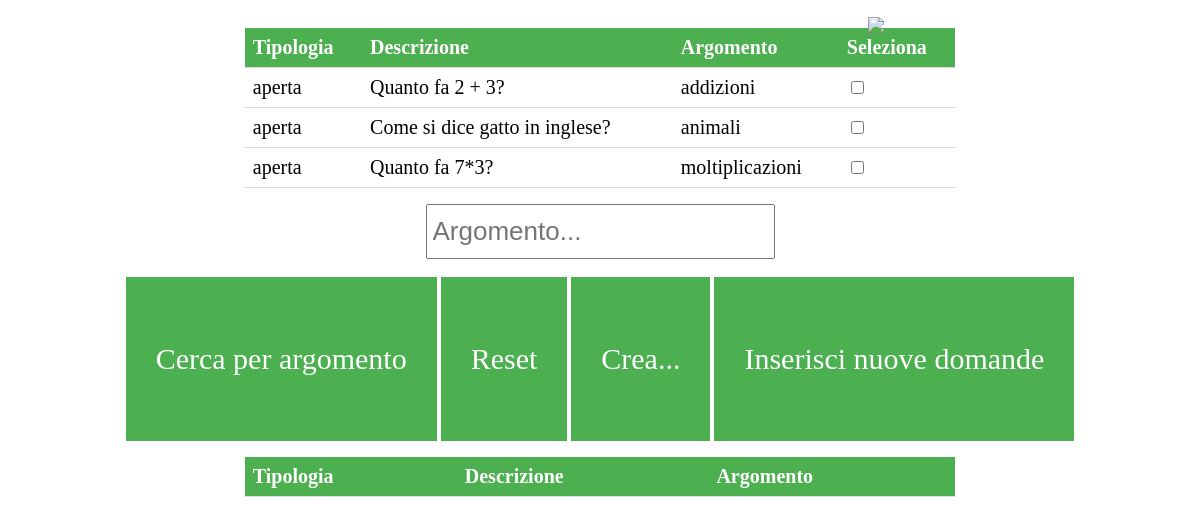
/domande.php (signed in), run on an earlier commit of the app's database.
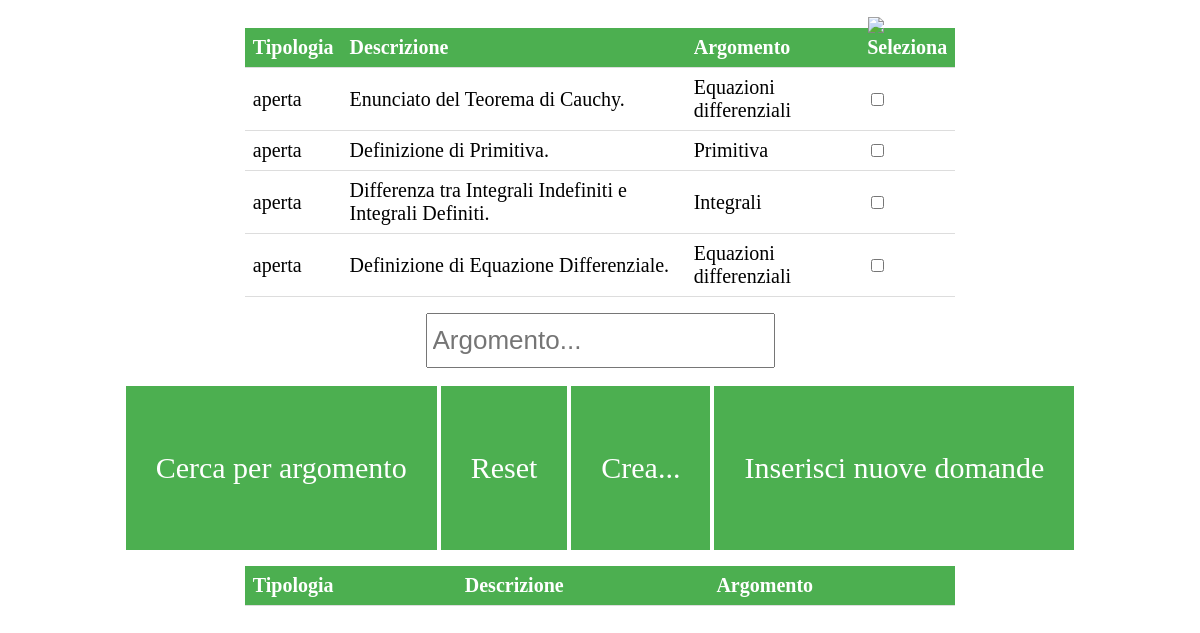
And on a later commit of the database.
### tables this page shows
CREATE TABLE `domande` (
  `id_domanda` int(11) NOT NULL,
  `tipologia` varchar(255) DEFAULT NULL,
  `descrizione` text NOT NULL,
  `argomento` varchar(255) NOT NULL
);

### connessione.php (called while the page is built, shortened)
<?php
$username = $_SESSION['username'];
?>

### domande.php (the view, shortened to what this page needs)
<!DOCTYPE html>
<html>
<?php
	include('connessione.php');
if(isset($_POST['search']))
		{
			$valore_da_cercare = $_POST['valore_da_cercare'];
			$query = "SELECT *
			FROM domande, professori
			WHERE professori.username ='$username'
			AND domande.argomento LIKE '%".$valore_da_cercare."%'";
		}
		 else
		{
		   $query = "SELECT *
		   FROM domande, professori
		   WHERE professori.username ='$username' ;";
		 }
	$search_result = mysqli_query($connect,$query);
?>
    <head>
		<link rel="stylesheet" type="text/css" href="style_domande.css">
    </head>
    <body background="sfondo_domande.jpg">
        <form action="domande.php" method="post">
 <a href="home.html"><img src="logo.png" style="top:9px; left:860px; position: relative;"></a>
		<table>
			<tr>
				<th>Tipologia</th>
				<th>Descrizione</th>
				<th>Argomento</th>
				<th>Seleziona</th>
			</tr>
		 <?php while($row = mysqli_fetch_array($search_result)):?>
			<tr>
				<td><?php echo $row['tipologia'];?></td>
				<td><?php echo $row['descrizione'];?></td>
				<td><?php echo $row['argomento'];?></td>
				<td> <input type="checkbox" name="messaggi[]"  value="<?php echo $row['id_domanda'] ?>"> </td>
			</tr>
			<?php endwhile;?>
		</table>
		<p align="center">
		<input class="txt" type="text" name="valore_da_cercare" placeholder="Argomento..."><br><br>
		<input class="btn" type="submit" name="search" value="Cerca per argomento">
		<input class="btn" type="submit" name="search" value="Reset">
		<input class="btn" type="submit" name="search2" value="Crea...">
	        <input class="btn" type="button" name="inserire" value="Inserisci nuove domande" onclick="document.location.href='inserire_domande.php'">
		</p>
		<table>
                <tr>
                    <th>Tipologia</th>
                    <th>Descrizione</th>
                    <th>Argomento</th>
                </tr>
    </body>
</html>

What changed in the data, as far as the page shows it:
removed domande: tipologia "aperta", descrizione "Quanto fa 2 + 3?", argomento "addizioni"
removed domande: tipologia "aperta", descrizione "Come si dice gatto in inglese?", argomento "animali"
removed domande: tipologia "aperta", descrizione "Quanto fa 7*3?", argomento "moltiplicazioni"
added domande: tipologia "aperta", descrizione "Enunciato del Teorema di Cauchy.", argomento "Equazioni differenziali"
added domande: tipologia "aperta", descrizione "Definizione di Primitiva.", argomento "Primitiva"
added domande: tipologia "aperta", descrizione "Differenza tra Integrali Indefiniti e Integrali Definiti.", argomento "Integrali"
added domande: tipologia "aperta", descrizione "Definizione di Equazione Differenziale.", argomento "Equazioni differenziali"
